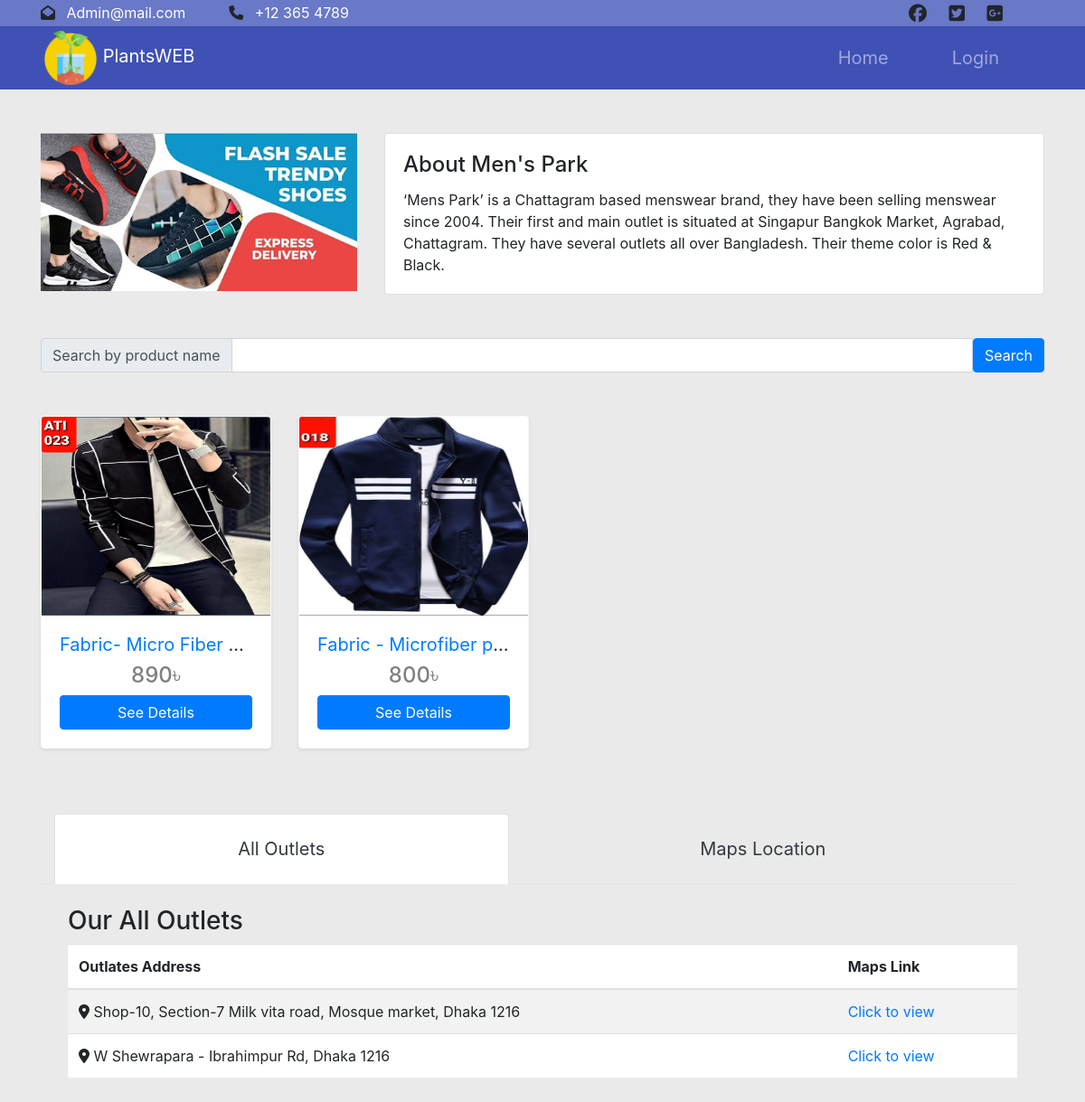
Before: / with the older database file.
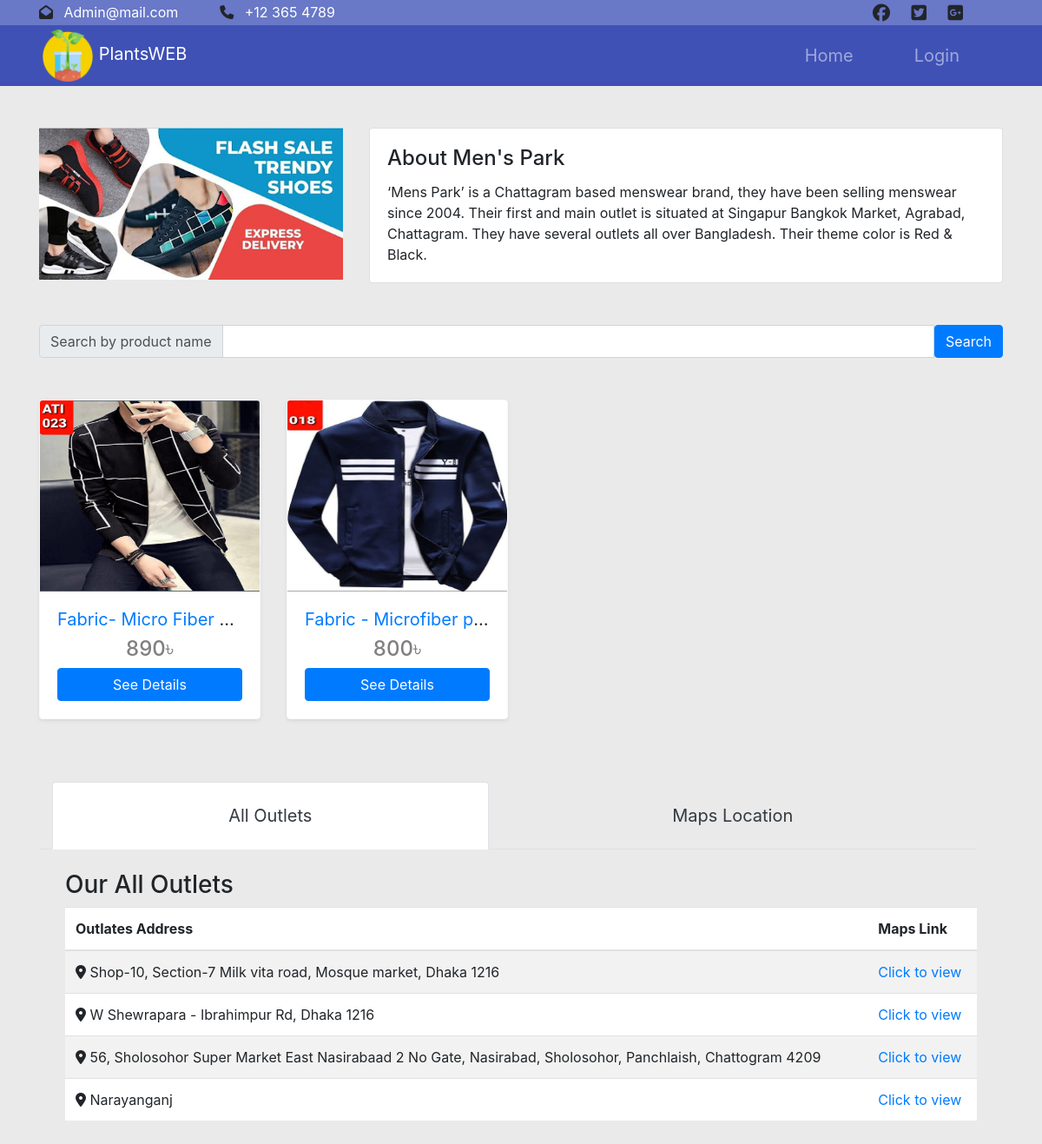
After: the same page with the newer database file.
### App_Admin/models.py (models this page shows, shortened)
class Products(models.Model):
    name = models.CharField(max_length=200)
    gsm = models.CharField(max_length=50)
    price = models.IntegerField()
    image = models.ImageField(upload_to='product_images')
    size = models.CharField(max_length=50, choices=SIZE_CHOICES)
    made_in = models.CharField(max_length=50)
    description = models.CharField(max_length=1000, null=True)
    category = models.ForeignKey(Category, on_delete=models.CASCADE, null=False, default='')
    date = models.DateTimeField(auto_now_add=True)

class Outlets(models.Model):
    name = models.CharField(max_length=200)
    cell = models.CharField(max_length=12)
    manager_name = models.CharField(max_length=200)
    address = models.CharField(max_length=200)
    map_link = models.CharField(max_length=200)
    embed_link = models.CharField(max_length=1000, null=True)
    opening_hours = models.CharField(max_length=100)
    closing_hours = models.CharField(max_length=100)
    off_day = models.CharField(max_length=100)
    image = models.ImageField(upload_to='outlet_images')

### App_Admin/views.py (the view, shortened to what this page needs)
# urls.py: path("", views.show_products, name="show_products"),
def show_products(request):
    items = Products.objects.all()
    outlets = Outlets.objects.all()
    map = 'https://www.google.com/maps/embed?pb=!1m18!1m12!1m3!1d2952.0594696309417!2d90.39785852559339!3d23.87422598409942!2m3!1f0!2f0!3f0!3m2!1i1024!2i768!4f13.1!3m3!1m2!1s0x3755c43bb8c21a3b%3A0xf37e844834c635fa!2sMascot%20Plaza%2C%20Uttara%2C%20Dhaka!5e0!3m2!1sen!2sbd!4v1649771713356!5m2!1sen!2sbd" width="400" height="300" style="border:0;" allowfullscreen="" loading="lazy" referrerpolicy="no-referrer-when-downgrade">'
    return render(request, 'App_Admin/index.html', context={'items':items, 'latitude':23.815414889088338, 'longitude':90.36611284885306, 'map':map, 'outlets':outlets})

### templates/App_Admin/index.html (shortened to what this page needs)
{% extends 'master.html' %}
{% block body %}
<div class="container mt-5">
  <div class="row">
    <div class="col-md-4 col-sm-12">
      <img src="/./media/outlet_images/mens_park.jpg" alt="" width="100%" height="auto">
    </div>
    <div class="col-md-8 col-sm-12">
      <div class="card text-left">
        <div class="card-body">
          <h4 class="card-title">About Men's Park</h4>
          <p class="card-text">‘Mens Park’ is a Chattagram based menswear brand, they have been selling menswear since
            2004. Their first and main outlet is situated at Singapur Bangkok Market, Agrabad, Chattagram.
            They have several outlets all over Bangladesh. Their theme color is Red & Black.</p>
        </div>
      </div>
    </div>
  </div>
</div>
<section class="pt-5 pb-5">
  <div class="container">
    <form action="" method="post">
      <div class="input-group mb-5">
        <div class="input-group-prepend">
          <span class="input-group-text" id="">Search by product name</span>
        </div>
        <input type="text" class="form-control" name="key">
        <input type="submit" class="btn btn-primary" value="Search">
      </div>
    </form>
    <div class="row mb-md-2">
      {% for item in items %}
      <div class="col-md-3">
        <div class="card shadow-sm border-light mb-4">
          <a href="" class="position-relative">
            <img src='media/{{item.image}}' height='220px' class='card-img-top' alt='image'> </a>
          <div class="card-body">
            <a href="#">
              <h5 class="font-weight-normal text-center text-title"><a href="">{{item.name}}</a></h5>
            </a>
            <h3 class="text-center text-head">
              {{item.price}}৳
            </h3>
            <form action="index.php" method="POST">
              <div class="d-flex justify-content-between">
                <button type="submit" class="btn btn-primary btn-block" name="add-cart" value="">See Details</button>
              </div>
            </form>
          </div>
        </div>
      </div>
      {% endfor %}
    </div>
    <div class="container mt-5">
      <ul class="nav nav-tabs container row">
        <li class="nav-item col-md-6">
          <a class="nav-link active text-center text-dark" href="#outlets">All Outlets</a>
        </li>
        <li class="nav-item col-md-6">
          <a class="nav-link text-center text-dark" href="#maps">Maps Location</a>
        </li>
      </ul>
      <div class="tab-content">
        <div id="outlets" class="container tab-pane active"><br>
          <h3>Our All Outlets</h3>
          <table class="table table-striped bg-white">
            <thead>
              <tr>
                <th>Outlates Address</th>
                <th>Maps Link</th>
              </tr>
            </thead>
            <tbody>
              {% for outlet in outlets %}
              <tr>
                <td> <i class="fa fa-map-marker" aria-hidden="true"></i>
                   {{outlet.address}}</td>
                <td><a href="{{outlet.map_link}}">Click to view</a></td>
              </tr>
              {% endfor %}
            </tbody>
          </table>
        </div>
      </div>
    </div>
  </div>
</section>
{% endblock %}

Changed rows visible on the page:
added Outlets: address "56, Sholosohor Super Market East Nasirabaad 2 No Gate, Nasirabad, Sholosohor, Panchlaish, Chattogram 4209"
added Outlets: address "Narayanganj"
